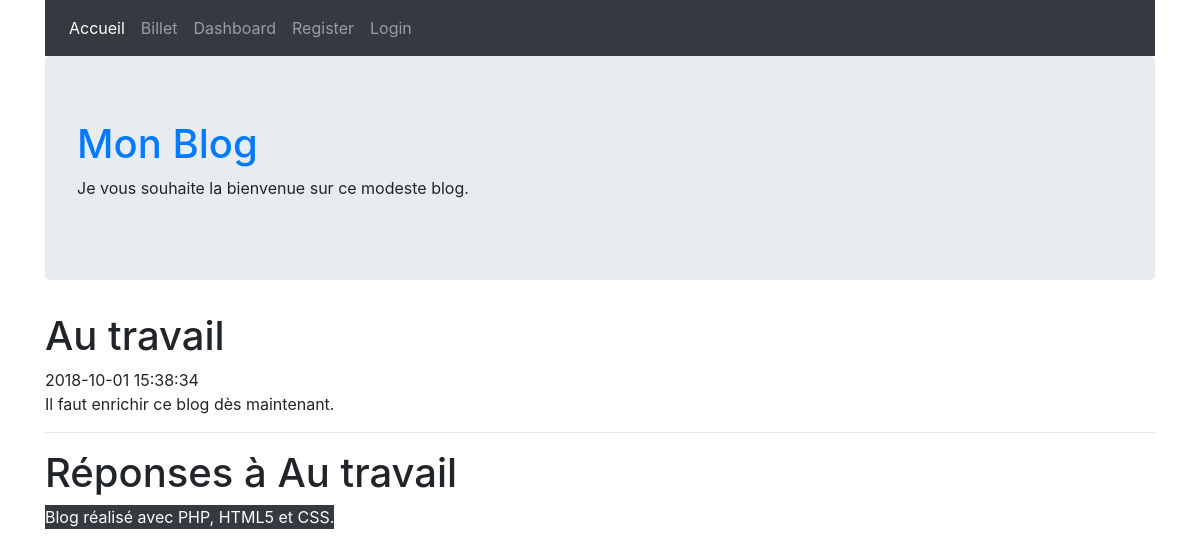
/index.php?action=billet&id=2, run on the app's committed database.
### tables this page shows
CREATE TABLE IF NOT EXISTS `t_billet` (
  `BIL_ID` int(11) NOT NULL AUTO_INCREMENT,
  `BIL_DATE` datetime NOT NULL,
  `BIL_TITRE` varchar(100) NOT NULL,
  `BIL_CONTENU` varchar(400) NOT NULL,
  PRIMARY KEY (`BIL_ID`)
);

### controller/ControleurBillet.php (called while the page is built, shortened)
<?php
require_once 'Model/BilletManager.php';
class ControleurBillet {
    private $billet;
    private $commentaire;
    public function __construct() {
        $this->billet = new BilletManager();
        $this->commentaire = new CommentaireManager();
    }
    public function billet($idBillet) {
        $billet = $this->billet->getBillet($idBillet);
        $commentaires = $this->commentaire->getCommentaires($idBillet);
        $vue = new Vue("Billet");
        $vue->generer(array('billet' => $billet, 'commentaires' => $commentaires));
    }
}

### index.php (called while the page is built, shortened)
<?php
$router = new Router();
$router->routerRequete();

### model/Manager.php (called while the page is built, shortened)
<?php
abstract class Manager
{
    protected $db;
    public function getBdd()
    {
        if ($this->db == null) {
            $this->db = new PDO('mysql:host=localhost;dbname=monblog;charset=utf8', 'root', '',
                array(PDO::ATTR_ERRMODE => PDO::ERRMODE_EXCEPTION));
        }
        return $this->db;
    }
}

### model/BilletManager.php (called while the page is built, shortened)
<?php
require 'Manager.php';
class BilletManager extends Manager
{
    public function getBillet($idBillet) {
        $sql = 'select BIL_ID as id, BIL_DATE as date,'
            . ' BIL_TITRE as titre, BIL_CONTENU as contenu from T_BILLET'
            . ' where BIL_ID=:id';
        $stmt = $this->db->prepare($sql);
        $stmt->execute(array(':id' => $idBillet));
        $billet = $stmt->fetch();
        if ($stmt->rowCount() == 1)
            return $billet;
        else
            throw new Exception("Aucun billet ne correspond à l'identifiant '$idBillet'");
    }
}

### views/vueBillet.php (the view, shortened to what this page needs)
<article>
     <header>
         <h1 class="titreBillet"><?= $billet['titre'] ?></h1>
         <time><?= $billet['date'] ?></time>
     </header>
     <p><?= $billet['contenu'] ?></p>
 </article>
 <hr />
 <header>
     <h1 id="titreReponses">Réponses à <?= $billet['titre'] ?></h1>
 </header>

### data on the page
t_billet: BIL_TITRE "Au travail", BIL_DATE "2018-10-01 15:38:34", BIL_CONTENU "Il faut enrichir ce blog dès maintenant."
